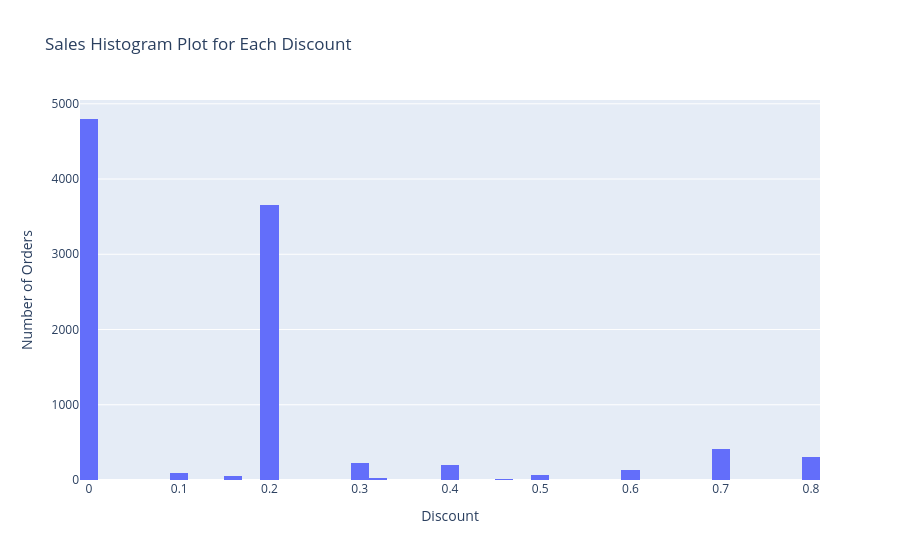

Source (notebook cell):
### Code cell
discount_data = df_notime.sort_values('Discount')['Discount']

fig = go.Figure(
    data=[
        go.Histogram(
            x=discount_data
        )
    ]
)

fig.update_layout(
    title='Sales Histogram Plot for Each Discount',
    xaxis_title='Discount',
    yaxis_title='Number of Orders'
)

fig.show()

### Figure 1 — Plotly figure (JSON) as saved in the notebook; plotly's stock layout.template omitted (floating-point values rounded to 4 significant figures; data arrays with more than 128 entries replaced by an {"elided": "..."} marker saying what was removed)
{"data": [{"type": "histogram", "x": {"elided": "9994 float values"}}], "layout": {"title": {"text": "Sales Histogram Plot for Each Discount"}, "xaxis": {"title": {"text": "Discount"}}, "yaxis": {"title": {"text": "Number of Orders"}}}}
